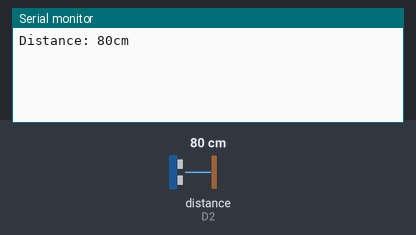
The sketch below on a simulated ESP8266 (NodeMCU). Parts: the last lines printed to the serial monitor. Wiring (inferred from the names in the program): ultrasonic range finder: trigger D1; echo D2. The test bench sets the inputs (shaded band); at power-on: distance to the obstacle (sensor on D2) 80 cm. The echo pulse lasts 58.3 µs per cm.

Above: at 1.8 s.
1.9 s: distance to the obstacle (sensor on D2) set to 2 cm
At 2.6 s:
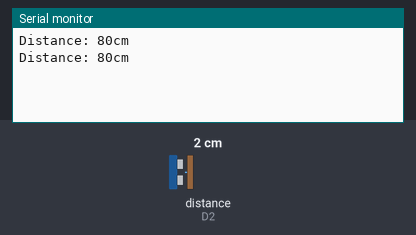
3.4 s: distance to the obstacle (sensor on D2) set to 4 cm
At 4.8 s:
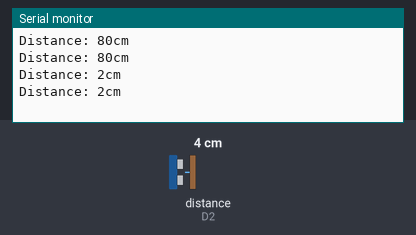
Timing chart, 0 to 6.4 s (numbered marks = the images above; inputs shaded):
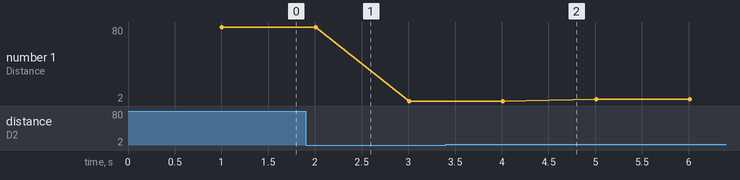

Measured:
- plotted number 1: 80 → 2 after the input at 1.9 s, 2 → 4 after the input at 3.4 s

The sketch:

sensor_ultrasonic.ino
```cpp
const int TRIGPIN = D1;
const int ECHOPIN = D2;
long timer;
int distance;

void setup() {
  Serial.begin(9600);
  pinMode(ECHOPIN, INPUT);
  pinMode(TRIGPIN, OUTPUT);

}

void loop() {
  digitalWrite(TRIGPIN, LOW);
  delayMicroseconds(2);
  digitalWrite(TRIGPIN, HIGH);
  delayMicroseconds(2);
  digitalWrite(TRIGPIN, LOW);

  timer = pulseIn(ECHOPIN, HIGH);
  distance = timer/58;
  delay(1000);

  Serial.print("Distance: ");
  Serial.print(distance);
  Serial.print("cm");
  Serial.println();

}
```
